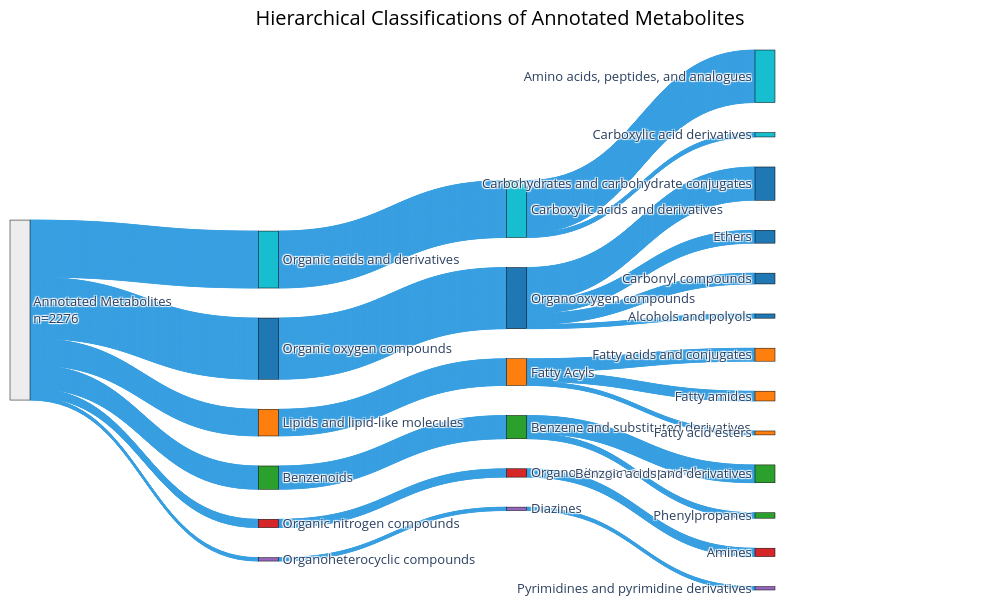

The notebook cell saved with this chart:
### Code cell
starting_metabolites = metabolites_to_include.shape[0]

# Count occurrences for each unique label in superclass, class, and subclass
superclass_counts = metabolites_to_include['superclass'].value_counts()
class_counts = metabolites_to_include['class'].value_counts()
subclass_counts = metabolites_to_include['subclass'].value_counts()

# Set threshold as 1% of total included here
threshold = metabolites_to_include.shape[0] * 0.01

# Filter out categories with fewer than 10 occurrences in class and subclass
metabolites_to_include = metabolites_to_include[
    metabolites_to_include['superclass'].isin(superclass_counts[superclass_counts >= threshold].index) &
    metabolites_to_include['class'].isin(class_counts[class_counts >= threshold].index) &
    metabolites_to_include['subclass'].isin(subclass_counts[subclass_counts >= threshold].index)
]

# Recalculate unique labels after collapsing class and subclass
superclass_labels = metabolites_to_include['superclass'].unique()  # All categories stay in superclass
class_labels = metabolites_to_include['class'].unique()  # Collapsed classes
subclass_labels = metabolites_to_include['subclass'].unique()  # Collapsed subclasses

# Sort superclass categories by their counts in descending order
sorted_superclass_counts = superclass_counts.sort_values(ascending=False)

# Get the sorted order of superclass labels
sorted_superclass_labels = sorted_superclass_counts.index.tolist()

# Recalculate y positions based on sorted superclass labels
superclass_y = [i / len(sorted_superclass_labels) for i in range(len(sorted_superclass_labels))]

# Assign x positions for superclass, class, and subclass categories
superclass_x = [0.5] * len(sorted_superclass_labels)
class_y = [i / len(class_labels) for i in range(len(class_labels))]
class_x = [0.6] * len(class_labels)
subclass_y = [i / len(subclass_labels) for i in range(len(subclass_labels))]
subclass_x = [0.9] * len(subclass_labels)  # Subclass nodes at 90% width

# Combine all positions
node_x = [0] + superclass_x + class_x + subclass_x + [1]  # Include root and unannotated node positions
node_y = [0.5] + superclass_y + class_y + subclass_y + [0.5]  # Include root and unannotated node positions

# Update the label order to match the sorted superclass labels
# sorted_all_labels = [f'Annotated Metabolites\nn={starting_metabolites}'] + sorted_superclass_labels + list(class_labels) + list(subclass_labels)
sorted_all_labels = [f'Annotated Metabolites<br>n={starting_metabolites}'] + sorted_superclass_labels + list(class_labels) + list(subclass_labels)


# Create a dictionary to map labels to indices
label_dict = {label: idx for idx, label in enumerate(sorted_all_labels)}

# Generate source, target, and value lists for the Sankey plot
sources = []
targets = []
values = []

# 'GNPS2 identified metabolites (without suspect library)' -> Superclass
for idx, row in metabolites_to_include.iterrows():
    source_idx = label_dict[f'Annotated Metabolites<br>n={starting_metabolites}']
    superclass_idx = label_dict[row['superclass']]
    sources.append(source_idx)
    targets.append(superclass_idx)
    values.append(1)  # Assuming one metabolite per row, otherwise adjust the value

# Superclass -> Class
for idx, row in metabolites_to_include.iterrows():
    superclass_idx = label_dict[row['superclass']]
    class_idx = label_dict[row['class']]
    sources.append(superclass_idx)
    targets.append(class_idx)
    values.append(1)  # Assuming one metabolite per row

# Class -> Subclass
for idx, row in metabolites_to_include.iterrows():
    class_idx = label_dict[row['class']]
    subclass_idx = label_dict[row['subclass']]
    sources.append(class_idx)
    targets.append(subclass_idx)
    values.append(1)  # Again, assuming one metabolite per row

# Generate y positions for nodes based on their category
superclass_y = [i / len(superclass_labels) for i in range(len(superclass_labels))]
class_y = [i / len(class_labels) for i in range(len(class_labels))]
subclass_y = [i / len(subclass_labels) for i in range(len(subclass_labels))]

# Generate x positions for each category of nodes
superclass_x = [0.3] * len(superclass_labels)  # Superclass nodes at 30% width
class_x = [0.6] * len(class_labels)            # Class nodes at 60% width
subclass_x = [1] * len(subclass_labels)      # Subclass nodes at 90% width

# Combine all positions
node_x = [0] + superclass_x + class_x + subclass_x + [2]  # Add positions for the root and unannotated node
node_y = [0.5] + superclass_y + class_y + subclass_y + [0.5]  # Add positions for the root and unannotated node

# Get the 'tab10' colormap
tab10 = colormaps['tab10']

# Generate colors starting from the last color and cycling forward
tab10_shifted = [tab10((i + 9) % 10) for i in range(10)]  # Do NOT overwrite tab10

# Assign colors to superclasses
superclass_palette = {label: tab10_shifted[i % 10] for i, label in enumerate(sorted_superclass_labels)}
superclass_colors = {label: mcolors.to_hex(superclass_palette[label]) for label in sorted_superclass_labels}

# Generate node colors
node_colors = []
for label in sorted_all_labels:
    if label in superclass_labels:
        # Use original superclass color
        node_colors.append(superclass_colors[label])
    elif label in class_labels:
        # Derive a lighter shade from its corresponding superclass
        superclass = metabolites_to_include[metabolites_to_include['class'] == label].iloc[0]['superclass']
        node_colors.append(mcolors.to_hex(mcolors.to_rgba(superclass_colors[superclass], alpha=0.8)))
    elif label in subclass_labels:
        # Derive an even lighter shade from the corresponding class
        related_class = metabolites_to_include[metabolites_to_include['subclass'] == label].iloc[0]['class']
        related_superclass = metabolites_to_include[metabolites_to_include['subclass'] == label].iloc[0]['superclass']
        node_colors.append(mcolors.to_hex(mcolors.to_rgba(superclass_colors[related_superclass], alpha=0.6)))
    else:
        # Default color for unannotated nodes
        node_colors.append('#ededed')


# Create the Sankey plot with spaced-out nodes and consistent colors
fig = go.Figure(go.Sankey(
    node=dict(
        pad=100,
        thickness=20,
        line=dict(color='black', width=0.5),
        label=sorted_all_labels,
        color=node_colors
    ),
    link=dict(
        source=sources,
        target=targets,
        value=values *2,
        color='rgba(58, 158, 224, 0.3)'  #3a9ee0 blue color
    )
))

fig.update_layout(
    title=dict(
        text="Hierarchical Classifications of Annotated Metabolites",
        x=0.5,  # Center the title
        xanchor='center',  # Align the title by its center
        font=dict(
            size=20,  # Adjust title font size
            color='black'  # Set the title text color (your desired color)
        )
    ),
    font=dict(size=13),  # General font size for other elements
    width=1000,
    height=600,
    margin=dict(l=10, r=225, t=50, b=10)
)

# Save the figure as PNG
fig.write_image("../Figures/metabolomics_Figures/overview/metabolomics_sankey_plot_final.png", format="png", width=1000, height=500, scale=2)

# Save the figure as SVG
fig.write_image("../Figures/metabolomics_Figures/overview/metabolomics_sankey_plot_final.svg", format="svg", width=1000, height=500)

fig.show()

### Figure 1 — Plotly figure (JSON) as saved in the notebook; plotly's stock layout.template omitted (floating-point values rounded to 4 significant figures; data arrays with more than 128 entries replaced by an {"elided": "..."} marker saying what was removed)
{"data": [{"link": {"color": "rgba(58, 158, 224, 0.3)", "source": {"elided": "5355 int values"}, "target": {"elided": "5355 int values"}, "value": {"elided": "10710 int values"}}, "node": {"color": ["#ededed", "#17becf", "#1f77b4", "#ff7f0e", "#2ca02c", "#d62728", "#9467bd", "#ededed", "#ededed", "#ededed", "#ededed", "#ededed", "#ededed", "#ededed", "#17becf", "#1f77b4", "#ff7f0e", "#2ca02c", "#d62728", "#9467bd", "#17becf", "#17becf", "#1f77b4", "#1f77b4", "#1f77b4", "#1f77b4", "#ff7f0e", "#ff7f0e", "#ff7f0e", "#2ca02c", "#2ca02c", "#d62728", "#9467bd"], "label": ["Annotated Metabolites<br>n=2276", "Organic acids and derivatives", "Organic oxygen compounds", "Lipids and lipid-like molecules", "Benzenoids", "Organic nitrogen compounds", "Organoheterocyclic compounds", "Phenylpropanoids and polyketides", "Lignans, neolignans and related compounds", "Organosulfur compounds", "Nucleosides, nucleotides, and analogues", "Organophosphorus compounds", "Organic 1,3-dipolar compounds", "Organometallic compounds", "Carboxylic acids and derivatives", "Organooxygen compounds", "Fatty Acyls", "Benzene and substituted derivatives", "Organonitrogen compounds", "Diazines", "Amino acids, peptides, and analogues", "Carboxylic acid derivatives", "Carbohydrates and carbohydrate conjugates", "Ethers", "Carbonyl compounds", "Alcohols and polyols", "Fatty acids and conjugates", "Fatty amides", "Fatty acid esters", "Benzoic acids and derivatives", "Phenylpropanes", "Amines", "Pyrimidines and pyrimidine derivatives"], "line": {"color": "black", "width": 0.5}, "pad": 100, "thickness": 20}, "type": "sankey"}], "layout": {"font": {"size": 13}, "height": 600, "margin": {"b": 10, "l": 10, "r": 225, "t": 50}, "title": {"font": {"color": "black", "size": 20}, "text": "Hierarchical Classifications of Annotated Metabolites", "x": 0.5, "xanchor": "center"}, "width": 1000}}
